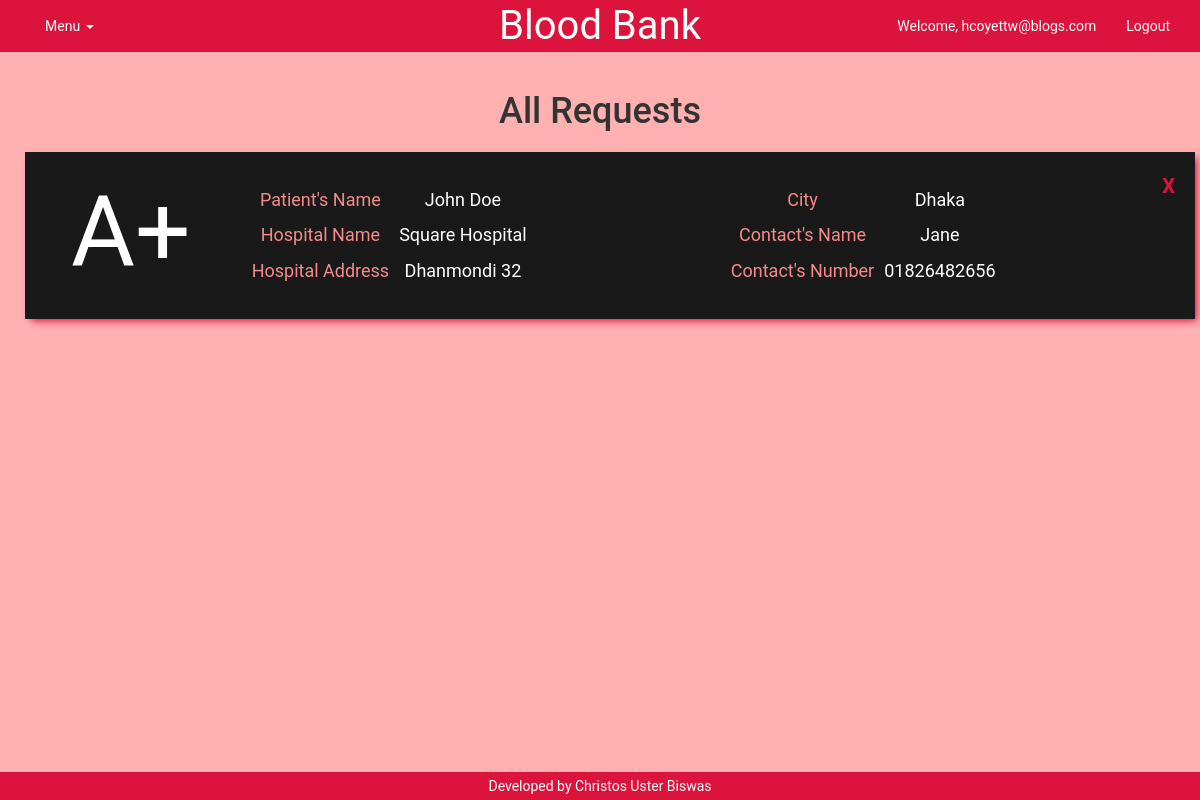
Screenshot of /check_requests.php (signed in) with the database file from the repository.
### tables this page shows
CREATE TABLE `request` (
  `id` int(11) NOT NULL,
  `pName` text NOT NULL,
  `hName` text NOT NULL,
  `haddress` text NOT NULL,
  `city` text NOT NULL,
  `dName` text NOT NULL,
  `bgroup` text NOT NULL,
  `cName` text NOT NULL,
  `cNumber` text NOT NULL
);

### check_requests.php (the view, shortened to what this page needs)
<?php
    include "components/header.php";
    include "classes/dbconnect.php";
    $sql = "SELECT * FROM request";
    $result = mysqli_query($con,$sql);
?>
<div class="container">
    <h1 class="heading-reg">All Requests</h1>
    <?php while($row = mysqli_fetch_array($result)) : ?>
        <div class="row req_row">
            <div class="container request">
                <div class="col-md-2 blood">
                    <?php echo $row['bgroup']; ?>
                </div>
                <div class="col-md-5 contact">
                    <table class="myTable">
                        <tr>
                            <td class="table_row">Patient's Name</td>
                            <td><?php echo $row['pName']; ?></td>
                        </tr>
                        <tr>
                            <td class="table_row">Hospital Name</td>
                            <td><?php echo $row['hName']; ?></td>
                        </tr>
                        <tr>
                            <td class="table_row">Hospital Address</td>
                            <td><?php echo $row['haddress']; ?></td>
                        </tr>
                    </table>
                </div>
                <div class="col-md-5 contact">
                    <table class="myTable">
                        <tr>
                            <td class="table_row">City</td>
                            <td><?php echo $row['city']; ?></td>
                        </tr>
                        <tr>
                            <td class="table_row">Contact's Name</td>
                            <td><?php echo $row['cName']; ?></td>
                        </tr>
                        <tr>
                            <td class="table_row">Contact's Number</td>
                            <td><?php echo $row['cNumber']; ?></td>
                        </tr>
                    </table>
                </div>
                <div class="cross">
            <?php echo "<td><a href='delete.php?id=".$row['id']."'>X</a></td>";
            echo "</tr>"; ?>
            </div>
            </div>
        </div>
    <?php endwhile;?>
    <div class="spacer"></div>
    <div class="spacer"></div>
</div>
<?php
    include "components/footer.php";
?>

### components/header.php (shortened to what this page needs)
<!DOCTYPE html>
<html lang="en">
<head>
    <link rel="stylesheet" href="https://cdn.jsdelivr.net/npm/bootstrap@3.3.7/dist/css/bootstrap.min.css"
>
    <link rel="stylesheet" href="css/styles.css?v=<?php echo time(); ?>">
</head>
<body>
    <nav class="navbar navbar-inverse">
        <div class="container-fluid container">
            <ul class="nav navbar-nav">
                <li class="dropdown">
                    <a class="dropdown-toggle" data-toggle="dropdown" href="#">Menu
                        <span class="caret"></span></a>
                </li>
            </ul>
            <span class="navbar-brand logo"><a href="about.php">Blood Bank</a></span>
            <ul class="nav navbar-nav navbar-right">
                <?php
                if (isset($_SESSION['login_user'])) {
                    $name = $_SESSION['login_user'];
                    $encode = base64_encode($name);
                    echo "<li><a href=\"profile.php?id=$encode\"> Welcome, $name </a></li>";
                    echo "<li><a href=\"classes/logout.php\">Logout</a></li>";
                }
                ?>
            </ul>
        </div>
    </nav>

### components/footer.php
<footer>
        <p>Developed by Christos Uster Biswas</p>
    </footer>
</body>
</html>

### css/styles.css (style rules this page uses)
* { padding: 0; margin: 0; text-align: center; font-family: "Roboto", sans-serif; }
body { position: relative; display: flex; flex-direction: column; flex-wrap: nowrap; align-items: center; background-color: #ffb1b1 !important; background: url(https://img.freepik.com/free-vector/clean-medical-background_53876-116875.jpg?w=2000); background-size: cover; background-blend-mode: lighten; height: 100vh; }
.navbar { border-radius: 0; }
.logo { font-size: 40px; position: absolute; left: 50%; transform: translate(-50%); }
.logo > a { text-decoration: none; color: white; }
.navbar > .container-fluid .navbar-brand { margin-left: 40px; }
.navbar-inverse { background-color: crimson !important; border-color: crimson; }
.navbar-inverse .navbar-brand { color: #ffffff; }
.navbar-inverse .navbar-nav > li > a { color: #ffffff; }
.navbar { width: 100%; }
.spacer { height: 20px; }
.navbar > .container-fluid .navbar-brand { margin-left: 0; }
.cross { position: absolute; right: 20px; top: 20px; cursor: pointer; }
.cross > a { color: crimson; font-size: 20px; font-weight: 600; text-decoration: none; }
.req_row { position: relative; }
.request { background: #191919; padding: 10px; color: #fff; margin: 10px; transition: 0.2s; box-shadow: 4px 4px 8px -2px crimson; position: relative; }
.blood { font-size: 7em; }
.col-md-5.contact { padding: 20px; font-size: 18px; }
.myTable td { padding: 5px; }
td.table_row { color: #f78b8b; }
footer { width: 100%; background-color: crimson; color: white; line-height: 2; }
footer > p { margin: 0; }

### rows the page displays
request: bgroup "A+", pName "John Doe", hName "Square Hospital", haddress "Dhanmondi 32", city "Dhaka", cName "Jane", cNumber "01826482656"

### other values shown
$name "hcoyettw@blogs.com"
